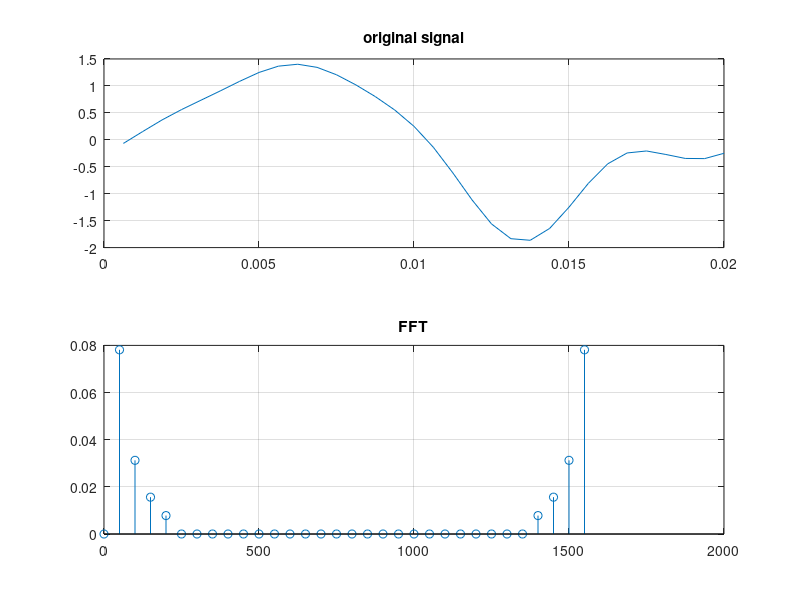

Source code (MATLAB):
t_s = 0.000625;
n = 32;
t_start = 0.000625;
t_end = n*t_s;
t = t_start:t_s:t_end;
y = 1.25*sin(2*pi*50*t)+0.5*sin(2*pi*100*t+pi)+0.25*sin(2*pi*150*t+1.5*pi)+0.125*sin(2*pi*200*t);
y_f = fft(y)*2/32;
dur = t_end - t_start;
sample_point = dur/t_s + 1;
fs = 1/t_s;
f_x = 0:1600/32:1600-t_s;
subplot(2,1,1);
plot(t,y);
title('original signal');
grid on;
subplot(2,1,2);
stem(f_x,abs(y_f)*2/32);
title('FFT');
grid on;

